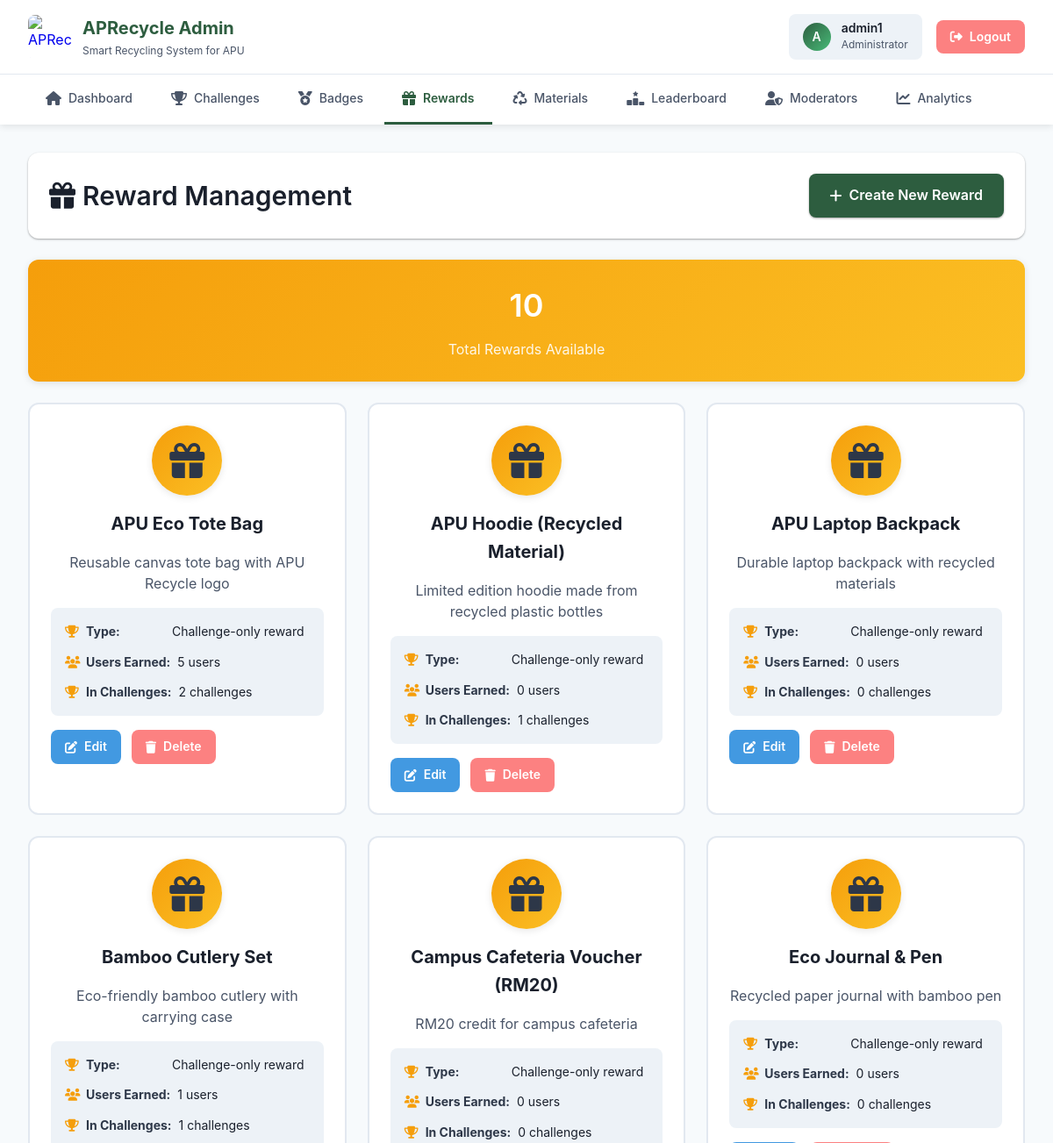
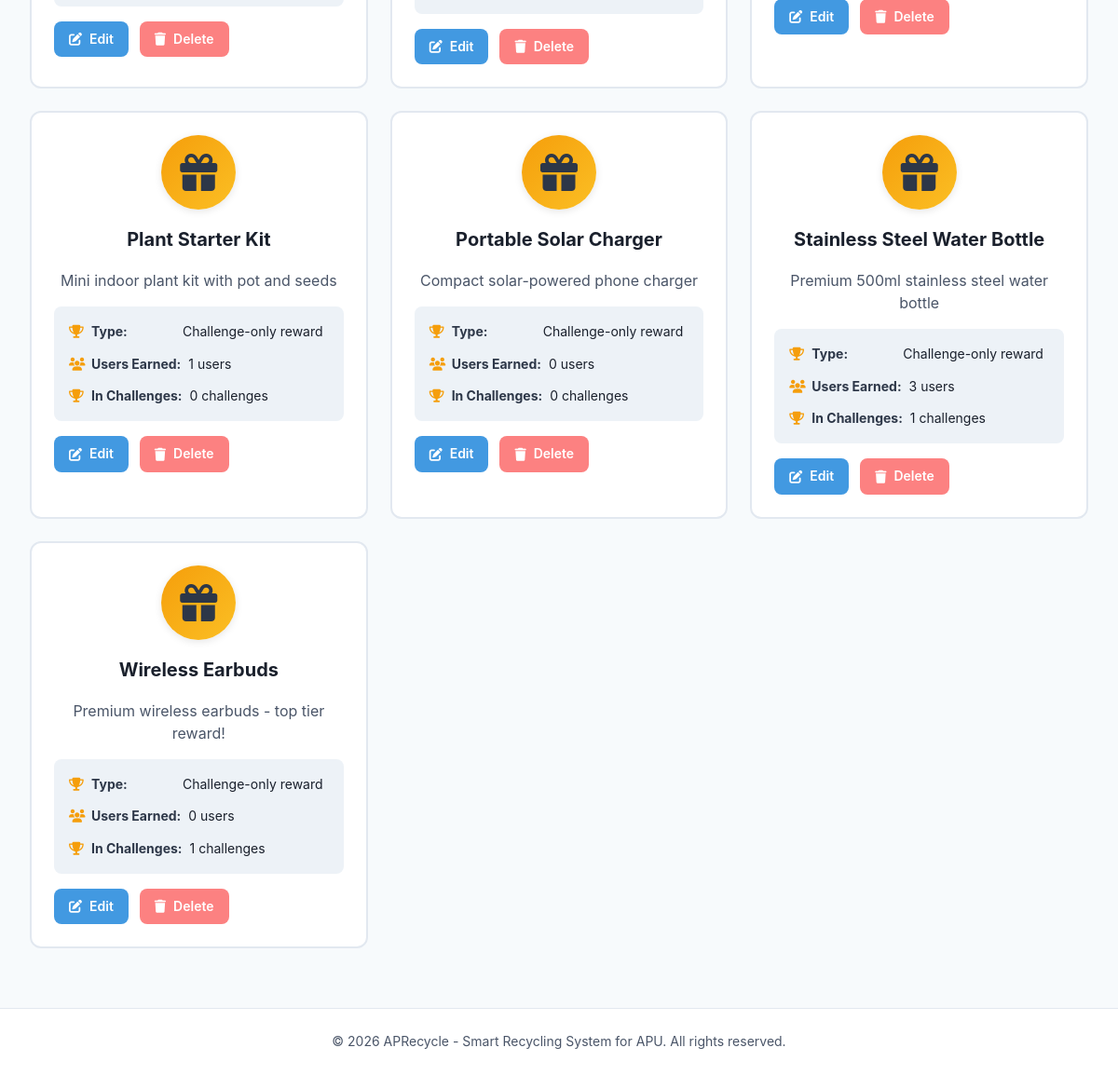
Page /admin/rewards.php (signed in) on the committed database (2 pictures, top to bottom).
### tables this page shows
CREATE TABLE IF NOT EXISTS `reward` (
  `reward_id` int NOT NULL AUTO_INCREMENT,
  `reward_name` varchar(100) NOT NULL,
  `description` text NOT NULL COMMENT 'Physical items awarded when completing challenges',
  PRIMARY KEY (`reward_id`)
);

### admin/rewards.php (the view, shortened to what this page needs)
<?php
$conn = getDBConnection();
$rewards_query = "SELECT r.*,
                  COUNT(DISTINCT ur.user_id) as users_earned,
                  COUNT(DISTINCT c.challenge_id) as used_in_challenges
                  FROM reward r
                  LEFT JOIN user_reward ur ON r.reward_id = ur.reward_id
                  LEFT JOIN challenge c ON r.reward_id = c.reward_id
                  GROUP BY r.reward_id
                  ORDER BY r.reward_name ASC";
$rewards_result = mysqli_query($conn, $rewards_query);
$total_rewards = mysqli_num_rows($rewards_result);
include 'includes/header.php';
?>
<div class="page-header-actions">
    <h2>
        <i class="fas fa-gift"></i> Reward Management
    </h2>
    <a href="reward_create.php" class="btn btn-primary">
        <i class="fas fa-plus"></i> Create New Reward
    </a>
</div>
<div class="stats-card">
    <h3><?php echo $total_rewards; ?></h3>
    <p>Total Rewards Available</p>
</div>
<?php if ($total_rewards > 0): ?>
    <div class="rewards-grid">
        <?php while ($reward = mysqli_fetch_assoc($rewards_result)): ?>
            <div class="reward-card">
                <div class="reward-card-header">
                    <div class="reward-icon">
                        <i class="fas fa-gift"></i>
                    </div>
                    <h3 class="reward-title"><?php echo htmlspecialchars($reward['reward_name']); ?></h3>
                </div>
                <p class="reward-description">
                    <?php echo htmlspecialchars($reward['description']); ?>
                </p>
                <div class="reward-meta">
                    <div class="reward-meta-item">
                        <i class="fas fa-trophy"></i>
                        <strong>Type:</strong>
                        <span>Challenge-only reward</span>
                    </div>
                    <div class="reward-meta-item">
                        <i class="fas fa-users"></i>
                        <strong>Users Earned:</strong>
                        <span><?php echo $reward['users_earned']; ?> users</span>
                    </div>
                    <div class="reward-meta-item">
                        <i class="fas fa-trophy"></i>
                        <strong>In Challenges:</strong>
                        <span><?php echo $reward['used_in_challenges']; ?> challenges</span>
                    </div>
                </div>
                <div class="reward-actions">
                    <a href="reward_create.php?id=<?php echo $reward['reward_id']; ?>" class="btn btn-edit">
                        <i class="fas fa-edit"></i> Edit
                    </a>
                    <a href="?delete=<?php echo $reward['reward_id']; ?>" class="btn btn-delete"
                        onclick="return confirm('Are you sure you want to delete this reward?');">
                        <i class="fas fa-trash"></i> Delete
                    </a>
                </div>
            </div>
        <?php endwhile; ?>
    </div>
<?php endif; ?>
<?php
include 'includes/footer.php';
?>

### css/styles.css (style rules this page uses)
* { margin: 0; padding: 0; box-sizing: border-box; }
body { font-family: var(--font-sans); color: #2D3748; }
h2 { font-size: 1.875rem; font-weight: 600; }
h3 { font-size: 1.5rem; font-weight: 600; }
body { font-size: 1rem; line-height: 1.6; }
.btn-primary { background: var(--color-primary); color: white; padding: 0.75rem 1.5rem; border-radius: var(--radius-md); border: none; font-weight: 600; cursor: pointer; transition: all 0.3s ease; box-shadow: var(--shadow-sm); }

### css/variables.css (style rules this page uses)
:root { --color-primary: #2D5D3F; --color-primary-light: #3A7A54; --color-primary-dark: #1F4129; --color-secondary: #48BB78; --color-secondary-light: #68D391; --color-accent-blue: #4299E1; --color-accent-yellow: #FFD93D; --color-accent-brown: #8B4513; --color-white: #FFFFFF; --color-gray-50: #F7FAFC; --color-gray-100: #EDF2F7; --color-gray-200: #E2E8F0; --color-gray-300: #CBD5E0; --color-gray-400: #A0AEC0; --color-gray-500: #718096; --color-gray-600: #4A5568; --color-gray-700: #2D3748; --color-gray-800: #1A202C; --color-gray-900: #171923; --color-success: #48BB78; --color-success-light: #C6F6D5; --color-warning: #ED8936; --color-warning-light: #FEEBC8; --color-error: #FC8181; --color-error-light: #FED7D7; --color-info: #4299E1; --color-info-light: #BEE3F8; --gradient-primary: linear-gradient(135deg, #2D5D3F 0%, #48BB78 100%); --gradient-success: linear-gradient(135deg, #48BB78 0%, #38A169 100%); --gradient-badge: linear-gradient(135deg, #667eea 0%, #764ba2 100%); --shadow-sm: 0 1px 3px rgba(0,0,0,0.12), 0 1px 2px rgba(0,0,0,0.24); --shadow-md: 0 2px 8px rgba(0,0,0,0.1); --shadow-lg: 0 4px 12px rgba(0,0,0,0.15); --shadow-xl: 0 10px 40px rgba(0,0,0,0.2); --radius-sm: 4px; --radius-md: 8px; --radius-lg: 12px; --radius-xl: 16px; --radius-full: 9999px; --space-1: 0.25rem; --space-2: 0.5rem; --space-3: 0.75rem; --space-4: 1rem; --space-5: 1.25rem; --space-6: 1.5rem; --space-8: 2rem; --space-10: 2.5rem; --space-12: 3rem; --font-sans: -apple-system, BlinkMacSystemFont, 'Segoe UI', 'Roboto', 'Oxygen', 'Ubuntu', 'Cantarell', 'Fira Sans', 'Droid Sans', 'Helvetica Neue', sans-serif; --font-mono: 'SFMono-Regular', Consolas, 'Liberation Mono', Menlo, monospace; --text-xs: 0.75rem; --text-sm: 0.875rem; --text-base: 1rem; --text-lg: 1.125rem; --text-xl: 1.25rem; --text-2xl: 1.5rem; --text-3xl: 1.875rem; --text-4xl: 2.25rem; }

### admin/includes/header.php (style rules this page uses)
body { background: var(--color-gray-50); margin: 0; padding: 0; }

### rows in the picture
reward: reward_name "APU Eco Tote Bag", description "Reusable canvas tote bag with APU Recycle logo", users_earned "5", used_in_challenges "2"
reward: reward_name "APU Hoodie (Recycled Material)", description "Limited edition hoodie made from recycled plastic bottles", users_earned "0", used_in_challenges "1"
reward: reward_name "APU Laptop Backpack", description "Durable laptop backpack with recycled materials", users_earned "0", used_in_challenges "0"
reward: reward_name "Bamboo Cutlery Set", description "Eco-friendly bamboo cutlery with carrying case", users_earned "1", used_in_challenges "1"
reward: reward_name "Campus Cafeteria Voucher (RM20)", description "RM20 credit for campus cafeteria", users_earned "0", used_in_challenges "0"
reward: reward_name "Eco Journal & Pen", description "Recycled paper journal with bamboo pen", users_earned "0", used_in_challenges "0"
reward: reward_name "Plant Starter Kit", description "Mini indoor plant kit with pot and seeds", users_earned "1", used_in_challenges "0"
reward: reward_name "Portable Solar Charger", description "Compact solar-powered phone charger", users_earned "0", used_in_challenges "0"
reward: reward_name "Stainless Steel Water Bottle", description "Premium 500ml stainless steel water bottle", users_earned "3", used_in_challenges "1"
reward: reward_name "Wireless Earbuds", description "Premium wireless earbuds - top tier reward!", users_earned "0", used_in_challenges "1"

### other values in the picture
substr($_SESSION['username'], 0, 1) "A"
$_SESSION['username'] "admin1"
$total_rewards "10"
